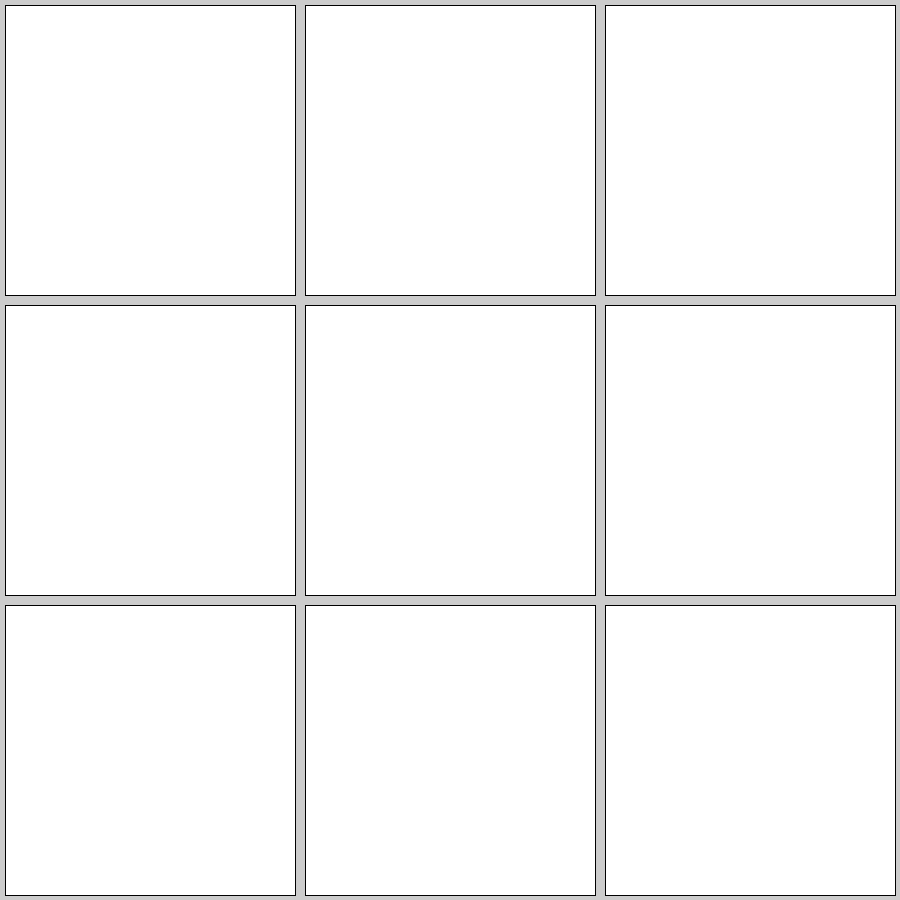
Frame 1 (no input)
Frame 60 (the mouse pressed at the canvas centre just before this capture): identical to frame 1, image omitted
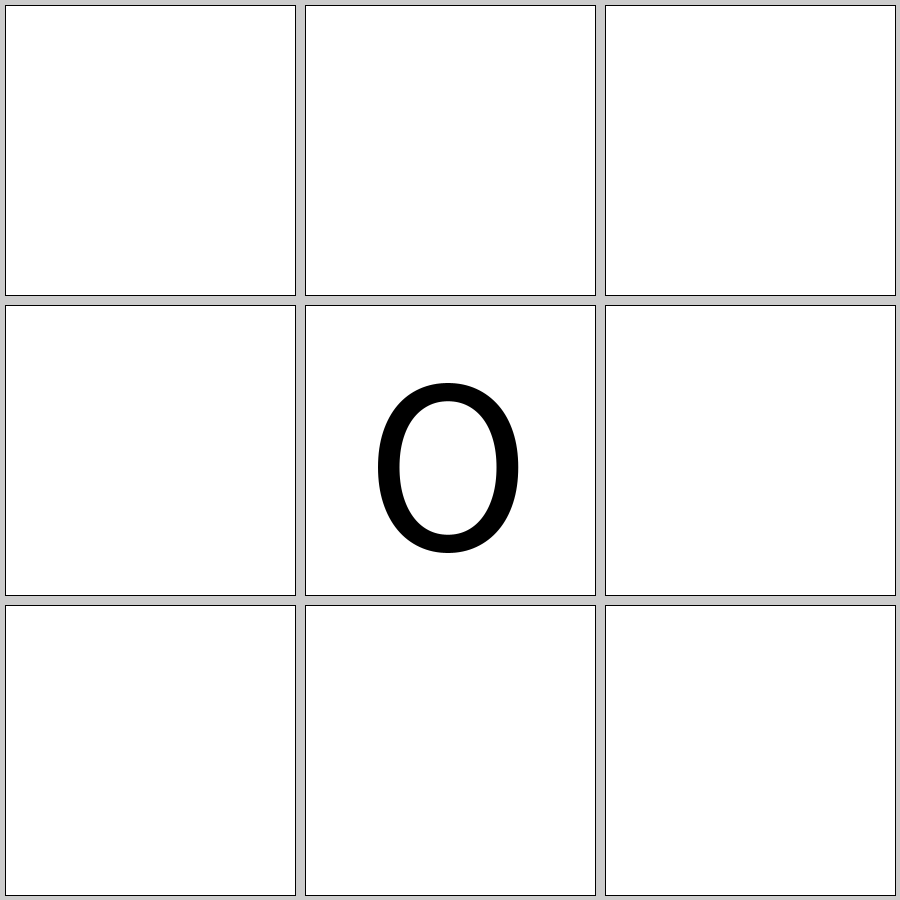
Frame 120 (the mouse held since frame 60 and released just before this capture)

The Processing sketch that drew these frames (run headless with seeded random() and noise(); from frame 60 on, the mouse is pressed at the canvas centre):

// Processing sketch: quantum_t3
// ── quantum_t3.pde
int ncellx = 3;
int ncelly = 3;
int dcellx = 300;
int dcelly = 300;
int doffx = 5;
int doffy = 5;

int toffs=50;
int tsize= dcelly-toffs;

int imove=1;   // x starts  (O=ZERO and X=ONE)

int iframe=0;

int t3board[][] = new int[ncellx][ncelly];
int t3bgnd[][] = new int[ncellx][ncelly];

int dragx=0;
int dragy=0;
int dropx=0;
int dropy=0;

int qsfrow[] = new int[10];
int qsfcol[] = new int[10];
int qstrow[] = new int[10];
int qstcol[] = new int[10];
int nqs=0;

void settings() {
  
  size(ncellx*dcellx,ncelly*dcelly);
  
}

void setup() {
  for(int ix=0; ix<ncellx; ix++) {
    for(int iy=0; iy<ncelly; iy++) {
      t3board[ix][iy]=-1;
      t3bgnd[ix][iy]=255;
    }
  }
}

void draw() {
  
   for(int ix=0; ix<ncellx; ix++) {
     
     for(int iy=0; iy<ncelly; iy++) {
       
       fill(t3bgnd[ix][iy]);
       rect(ix*dcellx+doffx,iy*dcelly+doffy,dcellx-2*doffx,dcelly-2*doffy);
       
       String piece="  ";
       
       switch(t3board[ix][iy]) {
         case 0: piece="OX"; break;
         case 1: piece="XO"; break;
         case 2: piece="OO"; break;
         case 3: piece="XX"; break;
         default: piece="  ";
       }
       
       //println("piece="+piece+" / "+piece.charAt(0)+" / "+piece.charAt(1));
       
       textSize(tsize);
       fill(0);
       text(piece.charAt(iframe%2),ix*dcellx+1.3*toffs,iy*dcelly+tsize);
     }
     
   }
   
   iframe++;
}

void mousePressed() {
   println("mouse pressed at: "+ mouseX/dcellx+"  "+mouseY/dcelly);
   dragx=mouseX/dcellx;
   dragy=mouseY/dcelly;
   markcell(imove%2, mouseX/dcellx,mouseY/dcelly);
}

void mouseReleased() {
   println("mouse released at: "+ mouseX/dcellx+"  "+mouseY/dcelly);
   dropx=mouseX/dcellx;
   dropy=mouseY/dcelly;
   
   int itype = (imove+1)%2;
   
   if(dragx==dropx && dragy==dropy) { 
     itype=imove%2+2;
     
   } else {
     // STORE drag / drop cells in entanglement list
   }
   markcell(itype, mouseX/dcellx,mouseY/dcelly);
   imove++;
   checkwin();
}

void markcell(int itype, int icellx, int icelly) {
  
  println("itype="+itype+"  at "+icellx+" / "+icelly);
  
  t3board[icellx][icelly]=itype;
  
  if(itype>1) {
    
    for(int ix=0; ix<ncellx; ix++) {
      for(int iy=0; iy<ncelly; iy++) {
        
        if(t3board[ix][iy]==0 || t3board[ix][iy]==1) t3board[ix][iy]+=2;
      }
    }
    
  }
  
}

void checkwin() {
  
  // horizontal wins
  if((t3board[0][0]>1 && t3board[0][0]==t3board[0][1] && t3board[0][1]==t3board[0][2])) {
    t3bgnd[0][0]=127;
    t3bgnd[0][1]=127;
    t3bgnd[0][2]=127;
    return;
    
  } else if ((t3board[1][0]>1 && t3board[1][0]==t3board[1][1] && t3board[1][1]==t3board[1][2])) {
    t3bgnd[1][0]=127;
    t3bgnd[1][1]=127;
    t3bgnd[1][2]=127;    
    return;
    
  } else if ((t3board[2][0]>1 && t3board[2][0]==t3board[2][1] && t3board[2][1]==t3board[2][2])) {
    t3bgnd[2][0]=127;
    t3bgnd[2][1]=127;
    t3bgnd[2][2]=127;     
    return;
    
  // vertical wins
  } else if ((t3board[0][0]>1 && t3board[0][0]==t3board[1][0] && t3board[1][0]==t3board[2][0])) {
    t3bgnd[0][0]=127;
    t3bgnd[1][0]=127;
    t3bgnd[2][0]=127;    
    return;
    
  } else if ((t3board[0][1]>1 && t3board[0][1]==t3board[1][1] && t3board[1][1]==t3board[2][1])) {
    t3bgnd[0][1]=127;
    t3bgnd[1][1]=127;
    t3bgnd[2][1]=127;    
    return;
    
  } else if ((t3board[0][2]>1 && t3board[0][2]==t3board[1][2] && t3board[1][2]==t3board[2][2])) {
    t3bgnd[0][2]=127;
    t3bgnd[1][2]=127;
    t3bgnd[2][2]=127; 
    return;
    
  // diagonal wins  
  } else if ((t3board[0][0]>1 && t3board[0][0]==t3board[1][1] && t3board[1][1]==t3board[2][2])) {
    t3bgnd[0][0]=127;
    t3bgnd[1][1]=127;
    t3bgnd[2][2]=127;     
    return;
    
  } else if ((t3board[0][2]>1 && t3board[0][2]==t3board[1][1] && t3board[1][1]==t3board[2][0])) {
    t3bgnd[0][2]=127;
    t3bgnd[1][1]=127;
    t3bgnd[2][0]=127; 
    return;
  }
}

void addlink(int frow,int fcol, int trow, int tcol) {
  qsfrow[nqs]=frow;
  qsfcol[nqs]=fcol;
  qstrow[nqs]=trow;
  qstcol[nqs]=tcol;
  nqs++;
}

void remlink(int frow,int fcol, int trow, int tcol) {
  int remindex=-1;
  
  for(int i=0; i<nqs; i++) {
    if(frow==qsfrow[i] && fcol==qsfcol[i] && trow==qstrow[i] && tcol==qstcol[i]) {
      remindex=i;
    }
    
    if(remindex==i) {
      qsfrow[remindex]=qsfrow[i+1];
      qsfcol[remindex]=qsfcol[i+1];
      qstrow[remindex]=qstrow[i+1];
      qstcol[remindex]=qstcol[i+1];
      remindex++;
    }
  }
  
  if(remindex!=-1) nqs--;
}

int findlink(int frow,int fcol, int trow, int tcol) {
    int findindex=-1;
  for(int i=0; i<nqs; i++) {
    if(frow==qsfrow[i] && fcol==qsfcol[i] && trow==qstrow[i] && tcol==qstcol[i]) {
      findindex=i; break;
    }
  }
  return findindex;
}

void nextlink(int frow,int fcol) {
}
